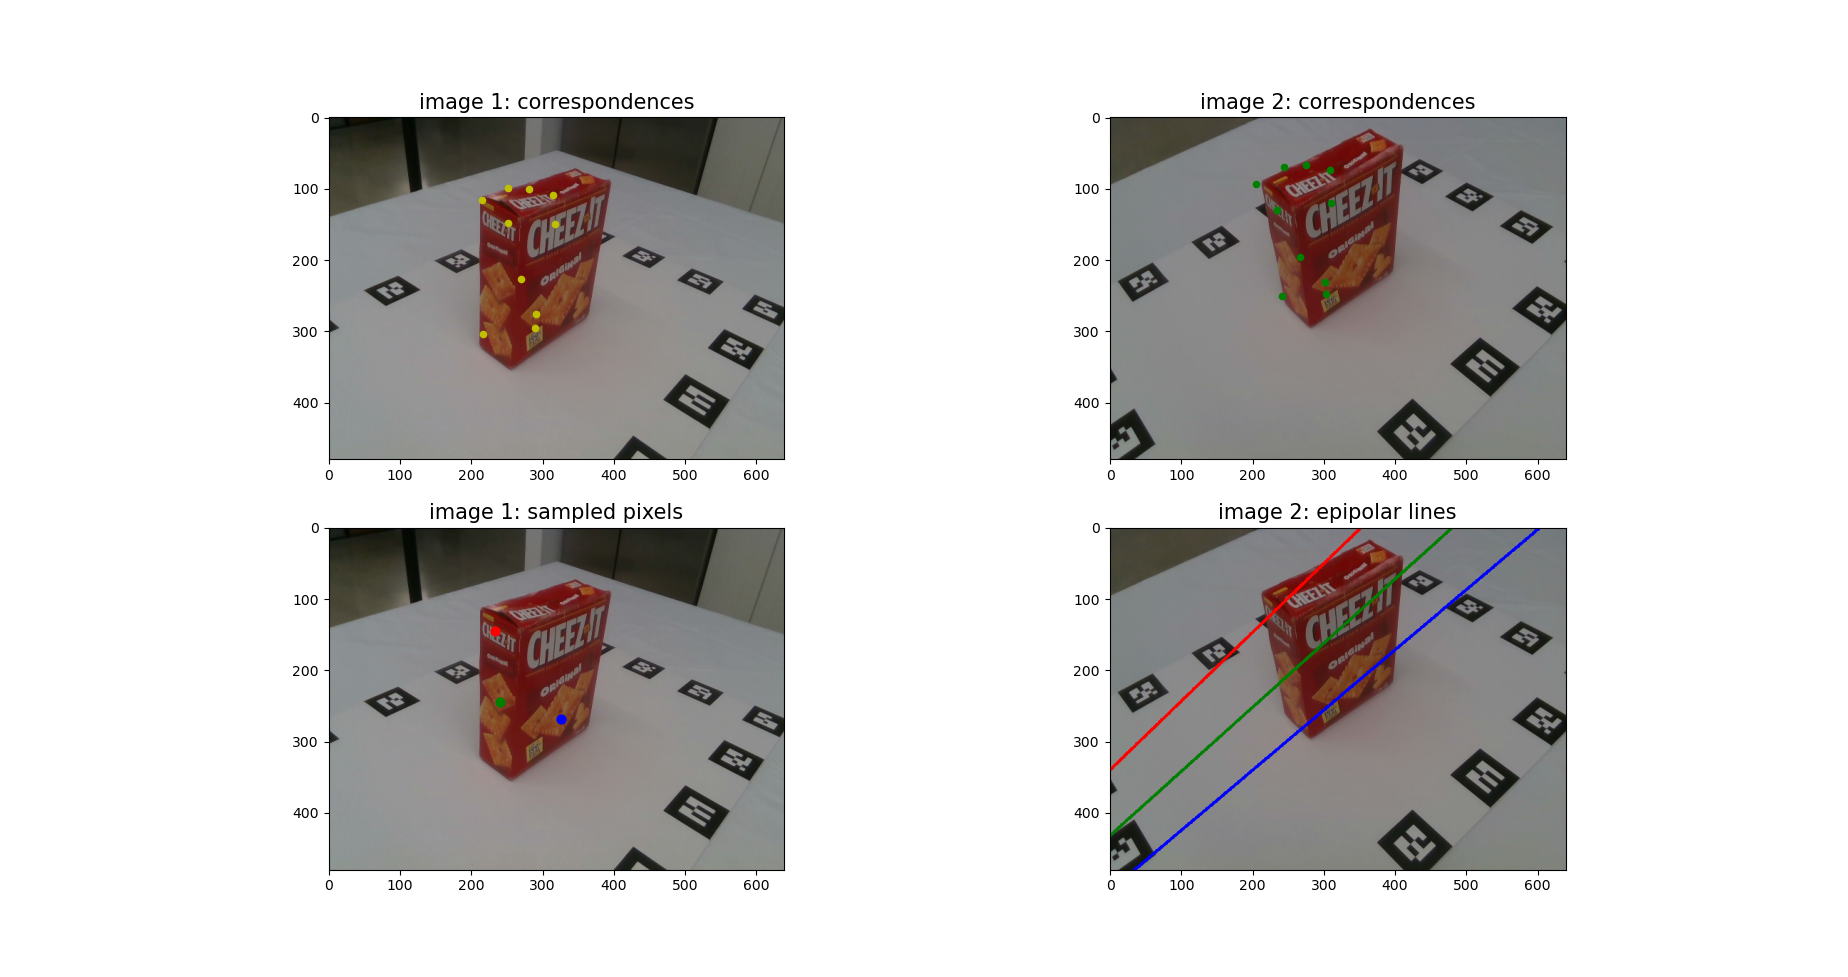

This chart was generated by the following Python code:
"""
CS 6384 Homework 3 Programming
Epipolar Geometry
"""

import cv2
import scipy.io
import numpy as np
import matplotlib.pyplot as plt


#TODO
# use your backproject function in homework 1, problem 2
from backproject import backproject


# read rgb, depth, mask and meta data from files
def read_data(file_index):

    # read the image in data
    # rgb image
    rgb_filename = 'data/%06d-color.jpg' % file_index
    im = cv2.imread(rgb_filename)

    # depth image
    depth_filename = 'data/%06d-depth.png' % file_index
    depth = cv2.imread(depth_filename, cv2.IMREAD_ANYDEPTH)
    depth = depth / 1000.0

    # read the mask image
    mask_filename = 'data/%06d-label-binary.png' % file_index
    mask = cv2.imread(mask_filename)
    mask = mask[:, :, 0]

    # erode the mask
    kernel = np.ones((5, 5), np.uint8)
    mask = cv2.erode(mask, kernel)

    # load matedata
    meta_filename = 'data/%06d-meta.mat' % file_index
    meta = scipy.io.loadmat(meta_filename)

    return im, depth, mask, meta


#TODO: implement this function to compute the fundamental matrix
# Follow lecture 11, the 8-point algorithm
# xy1 and xy2 are with shape (n, 2)
def compute_fundamental_matrix(xy1, xy2):
    # from openCV Library
    # F, M = cv2.findFundamentalMat(xy1, xy2, cv2.FM_8POINT)
    # return F

    # step 1: construct the A matrix
    A = []
    n = xy1.shape[0]
    for i in range(n):
        x1, y1 = xy1[i]
        x2, y2 = xy2[i]
        # Need to Multiply x' with x i.e 2 with 1
        # [x2*x1, x2*y1, x2*1, y2*x1, y2*y1, y2*1, 1*x1, 1*y1, 1*1]f
        # A.append([x2*x1, x2*y1, x2, y2*x1, y2*y1, y2, 1*x1, 1*y1, 1])
        A.append(np.kron([x2, y2, 1], [x1, y1, 1]))

    A = np.array(A)

    # step 2: SVD of A
    # use numpy function for SVD
    A_U, A_D, A_VT = np.linalg.svd(A)

    # step 3: get the last column of V
    f = A_VT.T[:, -1]
    F = f.reshape(3, 3)

    # step 4: SVD of F
    F_U, F_D, F_VT = np.linalg.svd(F)
    r, s, t = F_D

    # step 5: mask the last element of singular value of F
    F_D = np.diag([r, s, 0])

    # step 6: reconstruct F
    F = np.matmul(F_U, np.matmul(F_D, F_VT))

    return F


# main function
if __name__ == '__main__':

    # read image 1
    im1, depth1, mask1, meta1 = read_data(6)

    # read image 2
    im2, depth2, mask2, meta2 = read_data(7)

    # intrinsic matrix
    intrinsic_matrix = meta1['intrinsic_matrix']
    print('intrinsic_matrix')
    print(intrinsic_matrix)

    # get the point cloud from image 1
    pcloud = backproject(depth1, intrinsic_matrix)

    # find the boundary of the mask 1
    boundary = np.where(mask1 > 0)
    x1 = np.min(boundary[1])
    x2 = np.max(boundary[1])
    y1 = np.min(boundary[0])
    y2 = np.max(boundary[0])

    # sample n pixels (x, y) inside the bounding box of the cracker box
    # due to the randomness here, you may not get the same figure as mine
    # this is fine as long as your result is correct    
    n = 10
    height = im1.shape[0]
    width = im1.shape[1]
    np.random.seed(1351)
    x = np.random.randint(x1, x2, n)
    y = np.random.randint(y1, y2, n)
    index = np.zeros((n, 2), dtype=np.int32)
    index[:, 0] = x
    index[:, 1] = y
    print(index, index.shape)

    # get the coordinates of the n pixels
    pc1 = np.ones((4, n), dtype=np.float32)
    for i in range(n):
        x = index[i, 0]
        y = index[i, 1]
        print(x, y)
        pc1[:3, i] = pcloud[y, x, :]
    print('pc1', pc1)

    # filter zero depth pixels
    ind = pc1[2, :] > 0
    pc1 = pc1[:, ind]
    index = index[ind]
    xy1 = index

    # xy1 is a set of pixels on image 1
    # we will find the correspondences of these pixels

    # transform the points to another camera
    RT1 = meta1['camera_pose']
    RT2 = meta2['camera_pose']
    print(RT1.shape, RT2.shape)

    #TODO
    # use your code from homework 1, problem 3 to find the correspondences of xy1
    # let the corresponding pixels on image 2 be xy2 with shape (n, 2)
    # Converting the Cam1 3D Co-ordinates to World Co-ordinates
    RT1_inv = np.linalg.inv(RT1)
    x3d = [np.dot(RT1_inv[:3, :], [x, y, z, 1]) for x, y, z, _ in pc1.T]

    # convert to cam2 by multiplying the RT (Camera extrinsics) and
    # then project to 2D by multiplying the K (Camera intrinsics)
    x3d_cam2 = [np.matmul(RT2[:3, :], [x, y, z, 1]) for x, y, z in x3d]

    # Step 3: project the transformed 3D points to the second image
    # support the output of this step is x2d with shape (2, n) which will be used in the following visualization
    x2d = [np.dot(intrinsic_matrix, [x, y, z]) for x, y, z in x3d_cam2]
    x2d = [[x / z, y / z] for x, y, z in x2d]
    xy2 = np.array(x2d)

    #TODO
    # implement this function: compute fundamental matrix
    F = compute_fundamental_matrix(xy1, xy2)

    # visualization for your debugging
    fig = plt.figure()

    # show RGB image 1 and sampled pixels
    ax = fig.add_subplot(2, 2, 1)
    plt.imshow(im1[:, :, (2, 1, 0)])
    ax.set_title('image 1: correspondences', fontsize=15)
    plt.scatter(x=xy1[:, 0], y=xy1[:, 1], c='y', s=20)

    # show RGB image 2 and sampled pixels
    ax = fig.add_subplot(2, 2, 2)
    plt.imshow(im2[:, :, (2, 1, 0)])
    ax.set_title('image 2: correspondences', fontsize=15)
    plt.scatter(x=xy2[:, 0], y=xy2[:, 1], c='g', s=20)

    # show three pixels on image 1
    ax = fig.add_subplot(2, 2, 3)
    plt.imshow(im1[:, :, (2, 1, 0)])
    ax.set_title('image 1: sampled pixels', fontsize=15)

    # compute epipolar lines of three sampled points
    px = 233
    py = 145
    p = np.array([px, py, 1]).reshape((3, 1))
    l1 = np.matmul(F, p)
    print(p.shape)
    print(l1)
    plt.scatter(x=px, y=py, c='r', s=40)

    px = 240
    py = 245
    p = np.array([px, py, 1]).reshape((3, 1))
    l2 = np.matmul(F, p)
    plt.scatter(x=px, y=py, c='g', s=40)

    px = 326
    py = 268
    p = np.array([px, py, 1]).reshape((3, 1))
    l3 = np.matmul(F, p)
    plt.scatter(x=px, y=py, c='b', s=40)

    # draw the epipolar lines of the three pixels
    ax = fig.add_subplot(2, 2, 4)
    plt.imshow(im2[:, :, (2, 1, 0)])
    ax.set_title('image 2: epipolar lines', fontsize=15)

    for x in range(width):
        y1 = (-l1[0] * x - l1[2]) / l1[1]
        if 0 < y1 < height-1:
            plt.scatter(x, y1, c='r', s=1)

        y2 = (-l2[0] * x - l2[2]) / l2[1]
        if 0 < y2 < height-1:
            plt.scatter(x, y2, c='g', s=1)

        y3 = (-l3[0] * x - l3[2]) / l3[1]
        if 0 < y3 < height-1:
            plt.scatter(x, y3, c='b', s=1)

    plt.show()
